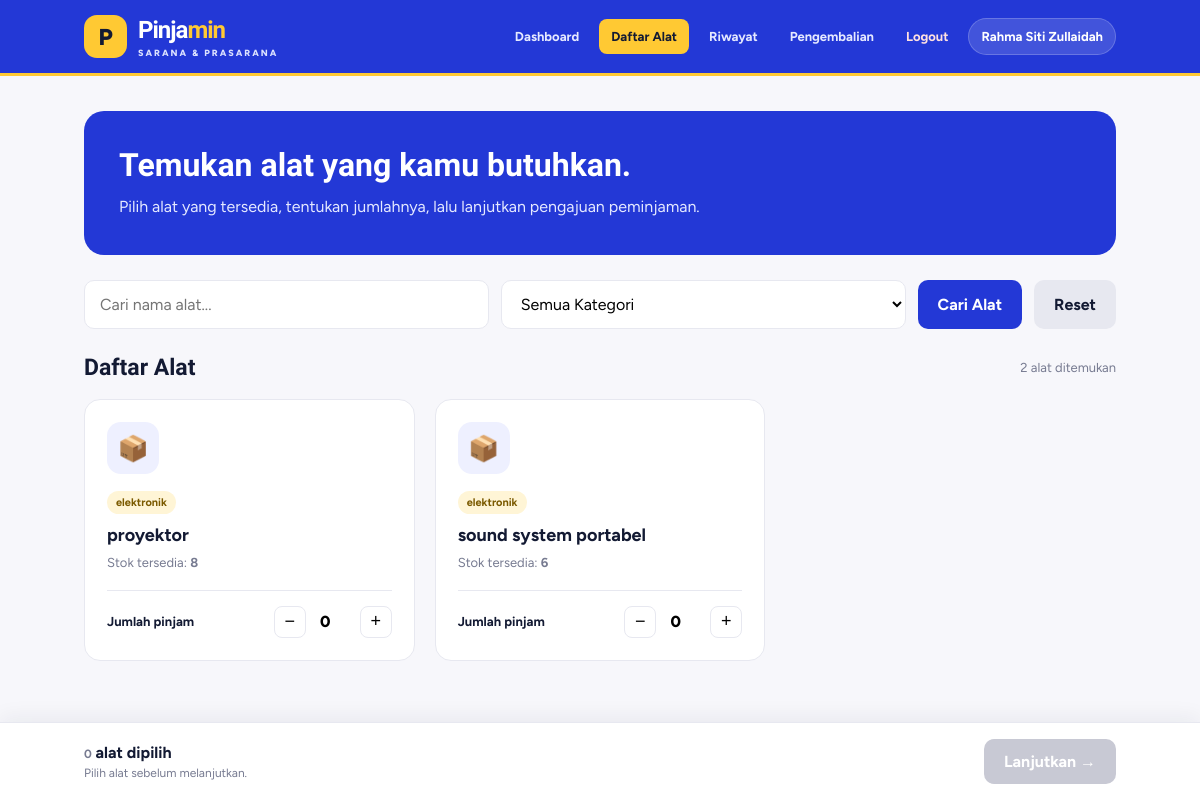
The page /peminjam/alat.php (signed in) on the database its author committed.
### tables this page shows
CREATE TABLE `peminjam` (
  `id_peminjam` int(11) NOT NULL,
  `username` varchar(50) NOT NULL,
  `nisn` varchar(10) NOT NULL,
  `kelas` varchar(20) NOT NULL,
  `jenis_peminjam` enum('siswa','guru','','') NOT NULL,
  `login_username` varchar(50) DEFAULT NULL,
  `password` varchar(255) DEFAULT NULL
);

CREATE TABLE `alat` (
  `id_alat` int(11) NOT NULL,
  `id_kategori` int(11) NOT NULL,
  `nama_alat` varchar(100) NOT NULL,
  `stok` int(11) NOT NULL DEFAULT 0,
  `kondisi` enum('baik','rusak','','') NOT NULL DEFAULT 'baik'
);

CREATE TABLE `kategori` (
  `id_kategori` int(11) NOT NULL,
  `nama_kategori` varchar(50) NOT NULL
);

### peminjam/alat.php (the view, shortened to what this page needs)
<?php
include '../koneksi.php';
function e($value) {
    return htmlspecialchars((string) ($value ?? ''), ENT_QUOTES, 'UTF-8');
}
$id_peminjam = (int) $_SESSION['id_peminjam'];
$stmtUser = mysqli_prepare(
    $koneksi,
    "SELECT username FROM peminjam WHERE id_peminjam = ? LIMIT 1"
);
mysqli_stmt_bind_param($stmtUser, "i", $id_peminjam);
mysqli_stmt_execute($stmtUser);
$peminjam = mysqli_fetch_assoc(mysqli_stmt_get_result($stmtUser));
$keyword = trim($_GET['cari'] ?? '');
$sql = "SELECT a.id_alat, a.nama_alat, a.stok, a.kondisi,
               k.nama_kategori
        FROM alat a
        LEFT JOIN kategori k ON a.id_kategori = k.id_kategori
        WHERE a.kondisi = 'baik'";
$sql .= " ORDER BY a.nama_alat ASC";
$stmt = mysqli_prepare($koneksi, $sql);
mysqli_stmt_execute($stmt);
$hasil = mysqli_stmt_get_result($stmt);
$jumlah_alat = mysqli_num_rows($hasil);
?>
<!DOCTYPE html>
<html lang="id">
<head>
</head>
<body>
<header class="navbar">
    <a href="index.php" class="logo">
        <div class="logo-mark">P</div>
        <div>
            <div class="logo-name">Pinja<span>min</span></div>
            <small>SARANA &amp; PRASARANA</small>
        </div>
    </a>
    <nav class="nav-links">
        <a href="index.php">Dashboard</a>
        <a href="alat.php" class="active">Daftar Alat</a>
        <a href="riwayat.php">Riwayat</a>
        <a href="pengembalian.php">Pengembalian</a>
        <a href="../logout.php" class="logout"
           onclick="return confirm('Yakin ingin keluar?')">Logout</a>
        <a href="#" class="user-name"><?= e($peminjam['username']) ?></a>
    </nav>
</header>
<main class="container">
    <section class="hero">
        <h1>Temukan alat yang kamu butuhkan.</h1>
        <p>Pilih alat yang tersedia, tentukan jumlahnya, lalu lanjutkan pengajuan peminjaman.</p>
    </section>
    <form action="alat.php" method="GET" class="filter-box">
        <input
            type="text"
            name="cari"
            placeholder="Cari nama alat..."
            value="<?= e($keyword) ?>"
        >
        <select name="kategori">
            <option value="">Semua Kategori</option>
        </select>
        <button type="submit" class="btn btn-primary">Cari Alat</button>
        <a href="alat.php" class="btn" style="background:#e7e8f0;color:#131a33;">Reset</a>
    </form>
    <div class="section-title">
        <h2>Daftar Alat</h2>
        <span class="count"><?= $jumlah_alat ?> alat ditemukan</span>
    </div>
    <form action="form_peminjaman.php" method="GET" id="formAlat">
        <div class="alat-grid">
            <?php if ($jumlah_alat > 0): ?>
                <?php while ($alat = mysqli_fetch_assoc($hasil)): ?>
                    <article class="alat-card">
                        <div class="alat-icon">📦</div>
                        <span class="kategori-label">
                            <?= e($alat['nama_kategori'] ?? 'Tanpa Kategori') ?>
                        </span>
                        <h3><?= e($alat['nama_alat']) ?></h3>
                        <p class="stok-info">
                            Stok tersedia: <strong><?= (int) $alat['stok'] ?></strong>
                        </p>
                        <div class="jumlah-control">
                            <span>Jumlah pinjam</span>
                            <div class="jumlah-input">
                                <button
                                    type="button"
                                    onclick="ubahJumlah(<?= (int) $alat['id_alat'] ?>, -1)"
                                >−</button>
                                <input
                                    type="number"
                                    id="jumlah_<?= (int) $alat['id_alat'] ?>"
                                    name="alat[<?= (int) $alat['id_alat'] ?>]"
                                    value="0"
                                    min="0"
                                    max="<?= (int) $alat['stok'] ?>"
                                    data-stok="<?= (int) $alat['stok'] ?>"
                                    data-nama="<?= e($alat['nama_alat']) ?>"
                                    onchange="validasiJumlah(this); hitungTotal()"
                                >
                                <button
                                    type="button"
                                    onclick="ubahJumlah(<?= (int) $alat['id_alat'] ?>, 1)"
                                >+</button>
                            </div>
                        </div>
                    </article>
                <?php endwhile; ?>
            <?php endif; ?>
        </div>
    </form>
</main>
<div class="bottom-bar">
    <div class="bottom-info">
        <strong><span id="totalItem">0</span> alat dipilih</strong>
        <span>Pilih alat sebelum melanjutkan.</span>
    </div>
    <button
        type="button"
        class="btn btn-primary"
        id="btnLanjut"
        onclick="lanjutPeminjaman()"
        disabled
    >
        Lanjutkan →
    </button>
</div>
</body>
</html>

### peminjam/alat.php (style rules this page uses)
:root { --biru: #2338d6; --kuning: #ffc933; --teks: #131a33; --latar: #f7f7fb; --putih: #ffffff; --abu: #777b91; --garis: #e7e8f0; --hijau: #12805c; --merah: #c0392b; }
* { margin: 0; padding: 0; box-sizing: border-box; }
body { font-family: 'Figtree', Arial, sans-serif; background: var(--latar); color: var(--teks); }
.navbar { position: sticky; top: 0; z-index: 100; min-height: 76px; padding: 15px 7%; display: flex; align-items: center; justify-content: space-between; gap: 20px; flex-wrap: wrap; background: var(--biru); border-bottom: 3px solid var(--kuning); }
.logo { display: flex; align-items: center; gap: 11px; color: white; text-decoration: none; }
.logo-mark { width: 43px; height: 43px; display: grid; place-items: center; border-radius: 13px; background: var(--kuning); color: var(--teks); font-size: 23px; font-weight: 800; }
.logo-name { font-family: 'Bricolage Grotesque', sans-serif; font-size: 24px; font-weight: 800; letter-spacing: -1px; }
.logo-name span { color: var(--kuning); }
.logo small { display: block; margin-top: 3px; color: #dce2ff; font-size: 9px; font-weight: 800; letter-spacing: 2px; }
.nav-links { display: flex; align-items: center; gap: 8px; flex-wrap: wrap; }
.nav-links a { color: #e5e9ff; text-decoration: none; font-size: 13px; font-weight: 700; padding: 10px 12px; border-radius: 8px; transition: .2s; }
.nav-links a:hover, .nav-links a.active { background: var(--kuning); color: var(--teks); }
.nav-links .logout { color: #ffe0e0; }
.nav-links .user-name { background: rgba(255, 255, 255, .14); color: white; border: 1px solid rgba(255, 255, 255, .2); border-radius: 25px; }
.container { width: 86%; max-width: 1200px; margin: 35px auto 110px; }
.hero { padding: 35px; background: var(--biru); color: white; border-radius: 20px; margin-bottom: 25px; }
.hero h1 { font-family: 'Bricolage Grotesque', sans-serif; font-size: 32px; margin-bottom: 10px; }
.hero p { color: #e5e9ff; line-height: 1.6; }
.filter-box { display: flex; gap: 12px; flex-wrap: wrap; margin-bottom: 25px; }
.filter-box input, .filter-box select { min-width: 180px; flex: 1; padding: 13px 15px; border: 1px solid var(--garis); border-radius: 10px; background: white; font: inherit; outline: none; }
.btn { border: none; border-radius: 10px; padding: 13px 20px; font: inherit; font-weight: 700; cursor: pointer; text-decoration: none; display: inline-flex; align-items: center; justify-content: center; }
.btn-primary { background: var(--biru); color: white; }
.section-title { display: flex; align-items: center; justify-content: space-between; gap: 12px; margin-bottom: 18px; }
.section-title h2 { font-family: 'Bricolage Grotesque', sans-serif; font-size: 23px; }
.count { color: var(--abu); font-size: 13px; }
.alat-grid { display: grid; grid-template-columns: repeat(3, minmax(0, 1fr)); gap: 20px; }
.alat-card { background: white; border: 1px solid var(--garis); border-radius: 16px; padding: 22px; transition: .2s; }
.alat-icon { width: 52px; height: 52px; display: grid; place-items: center; background: #eef0ff; border-radius: 14px; font-size: 25px; margin-bottom: 17px; }
.kategori-label { display: inline-block; background: #fff5d6; color: #7b5a00; padding: 5px 9px; border-radius: 20px; font-size: 11px; font-weight: 700; margin-bottom: 10px; }
.alat-card h3 { font-size: 18px; margin-bottom: 9px; }
.stok-info { color: var(--abu); font-size: 13px; margin-bottom: 20px; }
.jumlah-control { display: flex; align-items: center; justify-content: space-between; gap: 10px; padding-top: 15px; border-top: 1px solid var(--garis); }
.jumlah-control span { font-size: 13px; font-weight: 700; }
.jumlah-input { display: flex; align-items: center; gap: 12px; }
.jumlah-input button { width: 32px; height: 32px; border: 1px solid var(--garis); border-radius: 8px; background: white; font-size: 18px; cursor: pointer; }
.jumlah-input input { width: 30px; border: none; outline: none; background: transparent; text-align: center; font: inherit; font-weight: 800; }
.bottom-bar { position: fixed; bottom: 0; left: 0; right: 0; z-index: 90; display: flex; align-items: center; justify-content: space-between; gap: 20px; padding: 16px 7%; background: white; border-top: 1px solid var(--garis); box-shadow: 0 -5px 20px rgba(19, 26, 51, .06); }
.bottom-info strong { display: block; font-size: 16px; }
.bottom-info span { color: var(--abu); font-size: 12px; }
.bottom-bar .btn:disabled { background: #c8c9d4; cursor: not-allowed; }

### rows shown on the page
peminjam: username "Rahma Siti Zullaidah"
alat: id_kategori.nama_kategori "elektronik", nama_alat "proyektor", stok "8", id_alat+stok+nama_alat "0"
alat: id_kategori.nama_kategori "elektronik", nama_alat "sound system portabel", stok "6", id_alat+stok+nama_alat "0"

### other values the page prints
$jumlah_alat "2"
